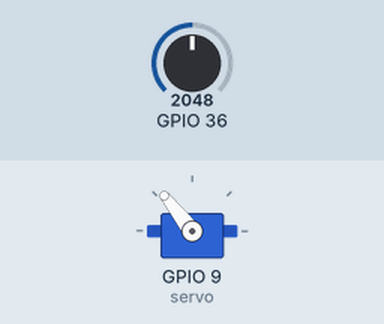
The sketch below on a simulated ESP32. Shown: servo. The test bench sets the inputs (shaded band); at power-on: GPIO 36 = 2048.

Above: at 2.88 s.
2.9 s: GPIO 36 set to 491
At 3.69 s:
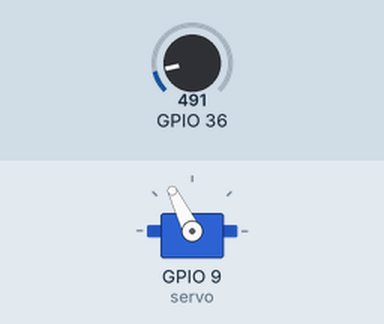
6.4 s: GPIO 36 set to 1228
At 6.56 s:
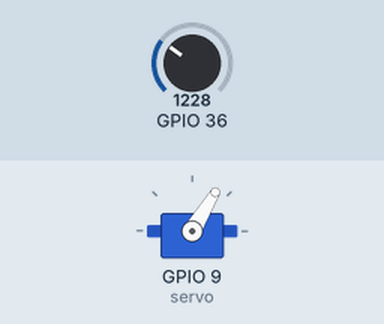
9.9 s: GPIO 36 set to 460
At 10.6 s:
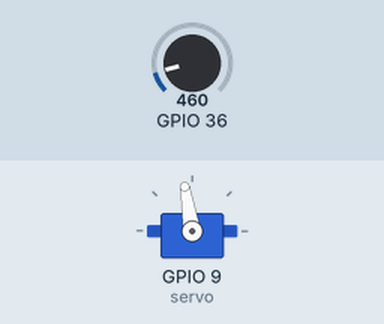
14.1 s: GPIO 36 set to 533
Timing chart, 0 to 24.9 s (numbered marks = the images above; inputs shaded):
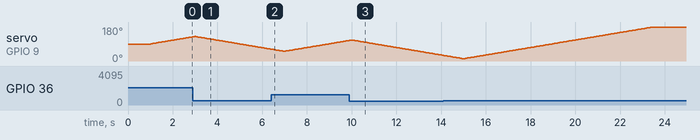

The sketch:

servoSensor.ino
```cpp
#include "Ticker.h"
#include <Servo.h>

Servo servo;

int targetAngle = 90;
int currentAngle = 90;

void readSensor();
void fadeServo();

Ticker sensorTimer(readSensor, 1000);
Ticker servoTimer(fadeServo, 50);

void setup() {
  servo.attach(9);

  sensorTimer.start();
  servoTimer.start();
}

void loop() {
  sensorTimer.update();
  servoTimer.update();
}

void readSensor() {

  if(analogRead(A0) > 500){
    targetAngle = 200;
  } else {
    targetAngle = 0;
  }
}

void fadeServo(){
  if(targetAngle > currentAngle){
    currentAngle = currentAngle + 1;
  } else {
    if(targetAngle < currentAngle){
      currentAngle = currentAngle - 1;
    }
  }
  servo.write(currentAngle);
}
```
